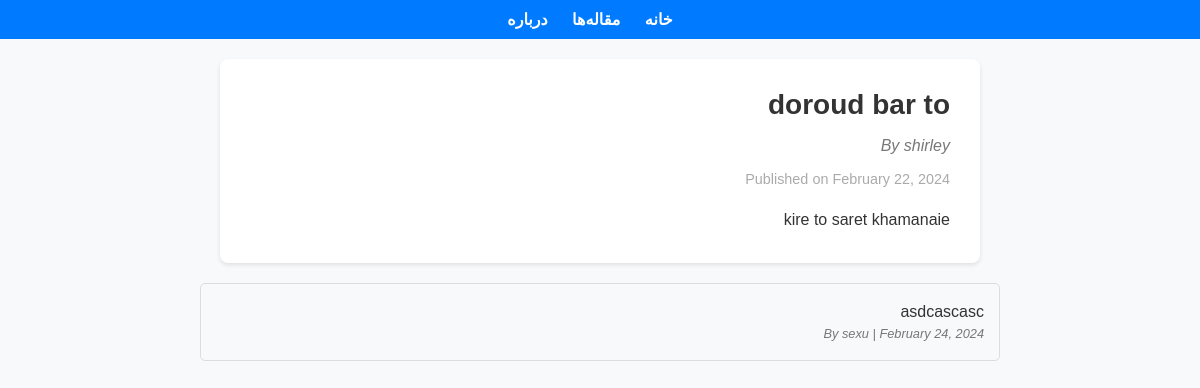
/articles/1/, run on an earlier commit of the app's database.
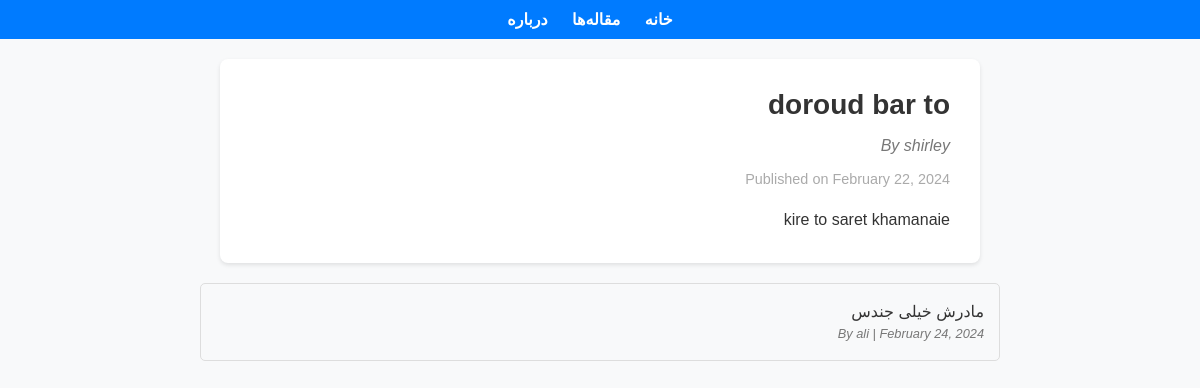
And on a later commit of the database.
### articles/models.py (models this page shows)
class Article(models.Model):
    title = models.CharField(max_length=200)
    content = models.TextField()
    author = models.ForeignKey(User, on_delete=models.CASCADE)
    created_at = models.DateTimeField(auto_now_add=True)
    updated_at = models.DateTimeField(auto_now=True)

class Comment(models.Model):
    article = models.ForeignKey(Article, on_delete=models.CASCADE)
    author = models.ForeignKey(User, on_delete=models.CASCADE)
    content = models.TextField()
    created_at = models.DateTimeField(auto_now_add=True)

### articles/views.py (the view)
# urls.py: path('<int:article_id>/', views.article_detail, name='article_detail'),
def article_detail(request, article_id):
    article = Article.objects.get(pk=article_id)
    comments = article.comment_set.all()
    return render(request, 'article_detail.html', {
        'article': article,
        'comments': comments,
    })

### articles/templates/article_detail.html (shortened to what this page needs)
{% extends "baseensha.html" %}
{% block content %}
{% load static %}
<html lang="fa-ir" dir="rtl">
<head>
    <link rel="stylesheet" href="{% static 'styles.css' %}">
</head>
<body>
    <div class="container">
        <article class="article">
            <h1>{{ article.title }}</h1>
            <p class="author">By {{ article.author.username }}</p>
            <p class="date">Published on {{ article.created_at|date:"F d, Y" }}</p>
            <div class="content">
                {{ article.content | safe }}
            </div>
        </article>
    </div>
    <div class="comments">
        {% for comment in comments %}
        <div class="comment">
            <p>{{ comment.content }}</p>
            <p class="author">By {{ comment.author.username }} | {{ comment.created_at|date:"F d, Y" }}</p>
        </div>
        {% empty %}
        <p>No comments yet.</p>
        {% endfor %}
    </div>
</body>
</html>
{% endblock %}

### articles/templates/baseensha.html (shortened to what this page needs)
{% load static %}
<html lang="fa-ir" dir="rtl">
<head>
    <link rel="stylesheet" href="{% static 'baseensha.css' %}">
</head>
<body>
    <nav>
        <ul>
            <li><a href="/">خانه</a></li>
            <li><a href="/articles/">مقاله‌ها</a></li>
            <li><a href="/about/">درباره</a></li>
        </ul>
    </nav>
    <div class="container">
        {% block content %}{% endblock %}
    </div>
</body>
</html>

### static/baseensha.css (style rules this page uses)
body { font-family: Arial, sans-serif; margin: 0; padding: 0; background-color: #f8f9fa; color: #333; }
.container { max-width: 800px; margin: 20px auto; padding: 0 20px; }
nav { background-color: #007bff; padding: 10px 0; }
nav ul { list-style-type: none; margin: 0; padding: 0; text-align: center; }
nav ul li { display: inline; margin-right: 20px; }
nav ul li a { text-decoration: none; color: #fff; font-weight: bold; }

### static/styles.css (style rules this page uses)
.article { background-color: #fff; border-radius: 8px; box-shadow: 0 2px 4px rgba(0, 0, 0, 0.1); padding: 30px; margin-bottom: 20px; }
.article h1 { font-size: 28px; margin-top: 0; margin-bottom: 10px; }
.author { font-style: italic; color: #777; }
.date { font-size: 0.9em; color: #aaa; margin-top: 8px; }
.content { margin-top: 20px; line-height: 1.6; }
.comments { margin-top: 20px; }
.comment { background-color: #f5f5f5; border-radius: 5px; padding: 10px; margin-bottom: 10px; }
.comment p { margin: 0; }
.comment .author { font-style: italic; color: #777; font-size: 0.8em; }
.comment { background-color: #f8f9fa; border: 1px solid #ddd; border-radius: 5px; padding: 15px; margin-bottom: 15px; }
.comment p { margin: 0; font-size: 16px; line-height: 1.6; }

What changed in the data, as far as the page shows it:
removed Comment: content "asdcascasc", author.username "sexu", created_at "February 24, 2024"
added Comment: content "مادرش خیلی جندس", author.username "ali", created_at "February 24, 2024"
